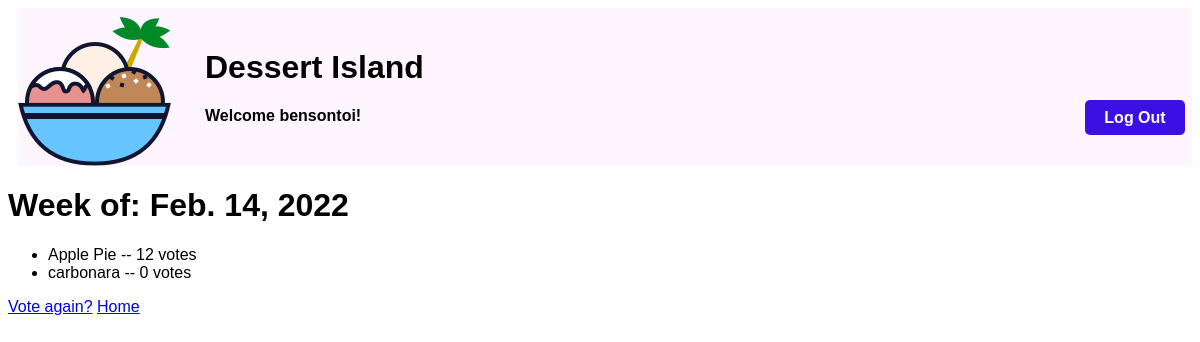
The app's page /polls/1/results/ (signed in) with its own data.
### weeklydessert/models.py (models this page shows, shortened)
class Week(models.Model):
    pub_date = models.DateTimeField("date published")
    def start_of_week(self):
        today = datetime.date.today()
        start_of_week = today + datetime.timedelta(days=-today.weekday(), weeks=1)
        return start_of_week

class Choice(models.Model):
    week = models.ForeignKey(Week, on_delete=models.CASCADE)
    dessert_choice = models.CharField(max_length=200)
    dessert_details = models.CharField(max_length=200)
    votes = models.IntegerField(default=0)

### weeklydessert/views.py (the view)
# urls.py: path("polls/<int:pk>/results/", views.ResultsView.as_view(), name="results"),
class ResultsView(LoginRequiredMixin,DetailView):
    model = Week
    template_name = "results.html"

### weeklydessert/templates/results.html
{% extends "header.html" %}
{% block content %}
<h1>Week of: {{ week.start_of_week }}</h1>
<ul>
{% for choice in week.choice_set.all %}
  <li>{{ choice.dessert_choice }} -- {{ choice.votes }} vote{{ choice.votes|pluralize }}</li>
{% endfor %}
</ul>
<a href="{% url 'detail' week.id %}">Vote again?</a>
<a href="{% url 'index' %}">Home</a>
{% endblock %}

### weeklydessert/templates/header.html (shortened to what this page needs)
{% load static %}
<link rel="stylesheet" type="text/css" href="{% static 'weeklydessert/header.css' %}">
<div class="header">
  <img src="{% static 'weeklydessert/Dessert.png' %}" >
	{% if user.username %}
        <a  class ='logout-button' href="{% url 'logout' %}">Log Out</a>
  {% endif %}
  <div class="header-content">
    <h1 class="header-title">Dessert Island</h1>
    {% if user.username %}
    <h4 class="header-greet">Welcome {{ user.username }}!</h4>
    {% endif %}
  </div>
</div>
{% block content%}
{% endblock %}

### weeklydessert/static/weeklydessert/header.css (style rules this page uses)
.header { display: flex; flex-direction: row; background-color: #FFF5FF; margin-left: 10px; }
.header-title { margin-bottom: 0; }
.header-content { display: flex; flex-direction: column; margin-left: 30px; align-items: center; justify-content: center; }
.header-greet { width: 100%; }
.logout-button { position: absolute; top: 100px; right: 15px; display: block; width: 80px; height: 15px; background: #3A10E5; padding: 10px; text-align: center; border-radius: 5px; color: white; font-weight: bold; line-height: 15px; text-decoration: none; }

### records on screen
Week: start_of_week "Feb. 14, 2022"
Choice: dessert_choice "Apple Pie", votes "12"
Choice: dessert_choice "carbonara", votes "0"

### other values on screen
{{ user.username }} "bensontoi"
